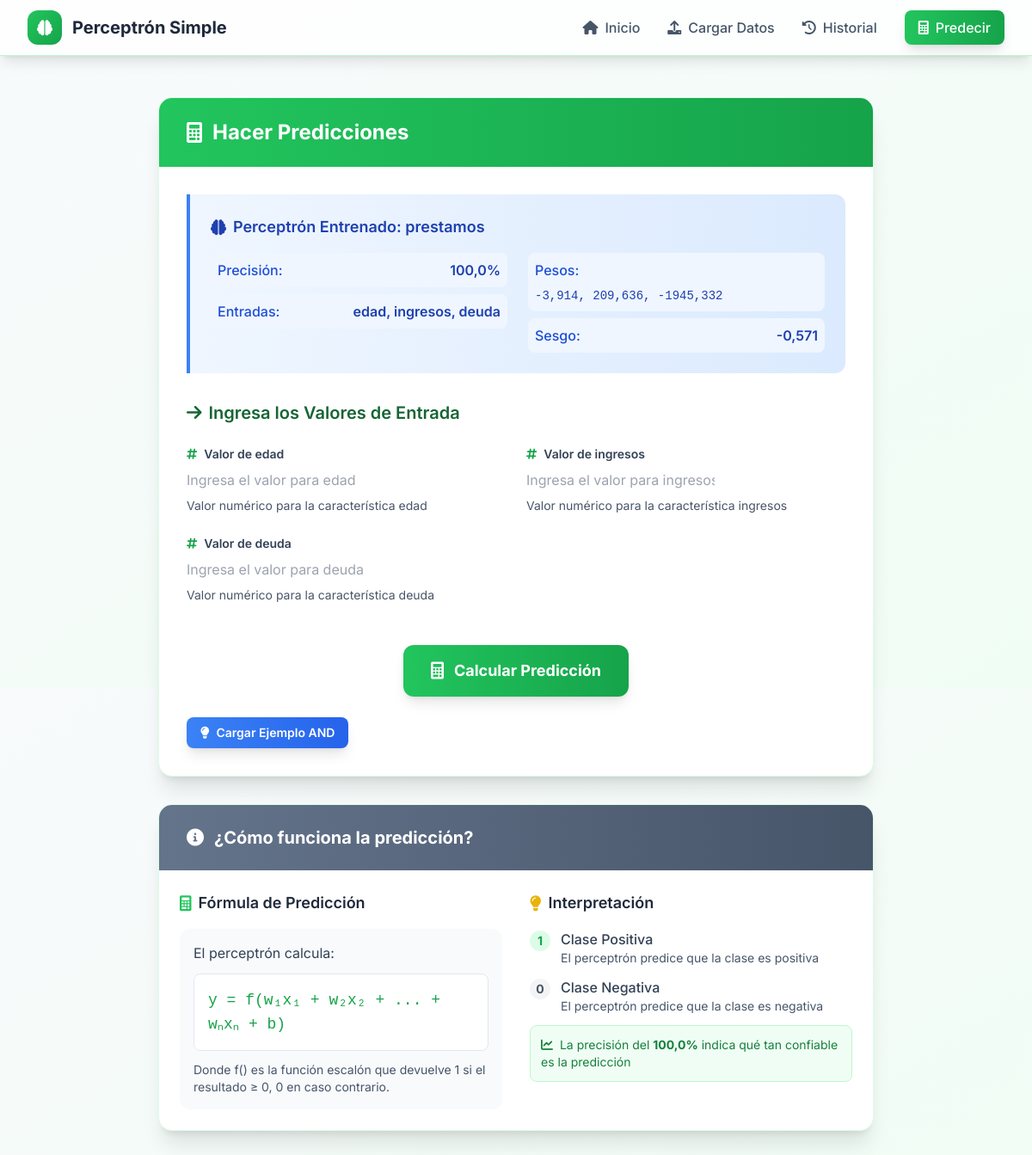
Screenshot of /hacer-prediccion/4/ with the database file from the repository.
### perceptron_app/models.py (models this page shows, shortened)
class PerceptronTraining(models.Model):
    nombre = models.CharField(max_length=100, verbose_name="Nombre del entrenamiento")
    fecha_creacion = models.DateTimeField(auto_now_add=True, verbose_name="Fecha de creación")
    tasa_aprendizaje = models.FloatField(verbose_name="Tasa de aprendizaje")
    iteraciones = models.IntegerField(verbose_name="Número de iteraciones")
    error_maximo = models.FloatField(verbose_name="Error máximo permitido", default=0.1, validators=[MaxValueValidator(0.1)])
    columnas_entrada = models.JSONField(verbose_name="Columnas de entrada")
    columnas_salida = models.JSONField(verbose_name="Columnas de salida")
    pesos_finales = models.JSONField(verbose_name="Pesos finales")
    sesgo_final = models.FloatField(verbose_name="Sesgo final")
    precision = models.FloatField(verbose_name="Precisión final")
    errores_entrenamiento = models.JSONField(verbose_name="Errores por época")
    evolucion_pesos = models.JSONField(verbose_name="Evolución de pesos")
    archivo_datos = models.FileField(upload_to='training_data/', verbose_name="Archivo de datos", null=True, blank=True)
    class Meta:
        verbose_name = "Entrenamiento de Perceptrón"
        verbose_name_plural = "Entrenamientos de Perceptrón"
        ordering = ['-fecha_creacion']

### perceptron_app/views.py (the view)
# urls.py: path('hacer-prediccion/', views.hacer_prediccion, name='hacer_prediccion'),
def hacer_prediccion(request, training_id=None):
    if training_id:
        training_record = get_object_or_404(PerceptronTraining, id=training_id)
    elif 'training_results' in request.session:
        training_results = request.session['training_results']
        training_record = get_object_or_404(PerceptronTraining, id=training_results['training_id'])
    else:
        messages.warning(request, 'Debes entrenar un perceptrón primero o seleccionar uno del historial.')
        return redirect('perceptron_app:inicio')
    if request.method == 'POST':
        form = PredictionForm(request.POST, input_columns=training_record.columnas_entrada)
        if form.is_valid():
            try:
                valores_entrada = []
                for col in training_record.columnas_entrada:
                    valores_entrada.append(form.cleaned_data[col])
                perceptron = PerceptronSimple()
                perceptron.pesos = np.array(training_record.pesos_finales)
                perceptron.sesgo = training_record.sesgo_final
                prediccion = perceptron.predecir(np.array([valores_entrada], dtype=float))[0]
                Prediction.objects.create(
                    entrenamiento=training_record,
                    valores_entrada=valores_entrada,
                    salida_predicha=prediccion
                )
                messages.success(request, f'Predicción realizada: {prediccion}')
                datos_entrada = {col: form.cleaned_data[col] for col in training_record.columnas_entrada}
                context = {
                    'form': form,
                    'training_record': training_record,
                    'previous_predictions': Prediction.objects.filter(entrenamiento=training_record).order_by('-fecha_prediccion')[:10],
                    'prediction': prediccion,
                    'input_data': datos_entrada
                }
                return render(request, 'perceptron_app/make_prediction.html', context)
            except Exception as e:
                messages.error(request, f'Error al hacer la predicción: {str(e)}')
    else:
        form = PredictionForm(input_columns=training_record.columnas_entrada)
    previous_predictions = Prediction.objects.filter(entrenamiento=training_record).order_by('-fecha_prediccion')[:10]
    context = {
        'form': form,
        'training_record': training_record,
        'previous_predictions': previous_predictions
    }
    return render(request, 'perceptron_app/make_prediction.html', context)

### perceptron_app/forms.py (shortened to what this page needs)
class PredictionForm(forms.Form):
    def __init__(self, *args, **kwargs):
        input_columns = kwargs.pop('input_columns', [])
        super().__init__(*args, **kwargs)
        for col in input_columns:
            self.fields[col] = forms.FloatField(
                label=f'Valor de {col}',
                widget=forms.NumberInput(attrs={
                    'class': 'form-control',
                    'step': 'any',
                    'placeholder': f'Ingresa el valor para {col}'
                }),
                help_text=f'Valor numérico para la característica {col}'
            )

### templates/perceptron_app/make_prediction.html (shortened to what this page needs)
{% extends 'base.html' %}
{% load static %}
{% block content %}
<div class="max-w-4xl mx-auto px-4 sm:px-6 lg:px-8 py-12">
    <div class="bg-white dark:bg-accent-800 rounded-2xl shadow-xl border border-primary-100 dark:border-accent-700 overflow-hidden animate-fadeInUp">
        <div class="bg-gradient-to-r from-green-500 to-green-600 px-8 py-6">
            <h4 class="text-2xl font-bold text-white flex items-center">
                <i class="fas fa-calculator mr-3"></i>Hacer Predicciones
            </h4>
        </div>
        <div class="p-8">
            <div class="bg-gradient-to-r from-blue-50 to-blue-100 dark:from-blue-900/20 dark:to-blue-800/20 border-l-4 border-blue-500 p-6 rounded-r-xl mb-8">
                <h6 class="text-lg font-semibold text-blue-800 dark:text-blue-200 mb-4 flex items-center">
                    <i class="fas fa-brain mr-2"></i>Perceptrón Entrenado: {{ training_record.nombre }}
                </h6>
                <div class="grid grid-cols-1 md:grid-cols-2 gap-6">
                    <div class="space-y-2">
                        <div class="flex justify-between items-center p-2 bg-blue-50 dark:bg-blue-900/30 rounded-lg">
                            <span class="text-blue-700 dark:text-blue-300 font-medium">Precisión:</span>
                            <span class="text-blue-800 dark:text-blue-200 font-semibold">{{ training_record.precision|floatformat:1 }}%</span>
                        </div>
                        <div class="flex justify-between items-center p-2 bg-blue-50 dark:bg-blue-900/30 rounded-lg">
                            <span class="text-blue-700 dark:text-blue-300 font-medium">Entradas:</span>
                            <span class="text-blue-800 dark:text-blue-200 font-semibold">{{ training_record.columnas_entrada|join:", " }}</span>
                        </div>
                    </div>
                    <div class="space-y-2">
                        <div class="p-2 bg-blue-50 dark:bg-blue-900/30 rounded-lg">
                            <span class="text-blue-700 dark:text-blue-300 font-medium block mb-1">Pesos:</span>
                            <span class="text-blue-800 dark:text-blue-200 font-mono text-sm">
                                {% for weight in training_record.pesos_finales %}
                                    {{ weight|floatformat:3 }}{% if not forloop.last %}, {% endif %}
                                {% endfor %}
                            </span>
                        </div>
                        <div class="flex justify-between items-center p-2 bg-blue-50 dark:bg-blue-900/30 rounded-lg">
                            <span class="text-blue-700 dark:text-blue-300 font-medium">Sesgo:</span>
                            <span class="text-blue-800 dark:text-blue-200 font-semibold">{{ training_record.sesgo_final|floatformat:3 }}</span>
                        </div>
                    </div>
                </div>
            </div>
            <form method="post" id="predictionForm" class="space-y-6">
                <h5 class="text-xl font-semibold text-primary-800 dark:text-primary-200 mb-6 flex items-center">
                    <i class="fas fa-arrow-right mr-2"></i>Ingresa los Valores de Entrada
                </h5>
                <div class="grid grid-cols-1 md:grid-cols-2 gap-6">
                    {% for field in form %}
                        <div class="space-y-2">
                            <label for="{{ field.id_for_label }}" class="block text-sm font-semibold text-accent-700 dark:text-accent-300">
                                <i class="fas fa-hashtag mr-2 text-primary-600"></i>{{ field.label }}
                            </label>
                            {{ field }}
                            {% if field.help_text %}
                                <p class="text-sm text-accent-600 dark:text-accent-400">{{ field.help_text }}</p>
                            {% endif %}
                        </div>
                    {% endfor %}
                </div>
                <div class="text-center pt-6">
                    <button type="submit" class="bg-gradient-to-r from-green-500 to-green-600 text-white px-8 py-4 rounded-xl font-bold text-lg hover:from-green-600 hover:to-green-700 transition-all duration-200 flex items-center space-x-3 mx-auto shadow-lg hover:shadow-xl transform hover:scale-105">
                        <i class="fas fa-calculator text-xl"></i>
                        <span>Calcular Predicción</span>
                    </button>
                </div>
            </form>
            </div>
        </div>
        <div class="mt-8">
            <div class="bg-white dark:bg-accent-800 rounded-2xl shadow-xl border border-primary-100 dark:border-accent-700 overflow-hidden animate-fadeInUp" style="animation-delay: 0.4s;">
                <div class="bg-gradient-to-r from-accent-500 to-accent-600 px-8 py-6">
                    <h5 class="text-xl font-bold text-white flex items-center">
                        <i class="fas fa-info-circle mr-3"></i>¿Cómo funciona la predicción?
                    </h5>
                </div>
                <div class="p-6">
                    <div class="grid grid-cols-1 md:grid-cols-2 gap-8">
                        <div class="space-y-4">
                            <h6 class="text-lg font-semibold text-accent-800 dark:text-accent-200 flex items-center">
                                <i class="fas fa-calculator mr-2 text-primary-500"></i>Fórmula de Predicción
                            </h6>
                            <div class="bg-accent-50 dark:bg-accent-700/50 rounded-xl p-4">
                                <p class="text-accent-700 dark:text-accent-300 mb-3">
                                    El perceptrón calcula:
                                </p>
                                <div class="bg-white dark:bg-accent-800 rounded-lg p-4 border border-accent-200 dark:border-accent-600">
                                    <code class="text-primary-600 dark:text-primary-400 font-mono text-lg">
                                        y = f(w₁x₁ + w₂x₂ + ... + wₙxₙ + b)
                                    </code>
                                </div>
                                <p class="text-accent-600 dark:text-accent-400 text-sm mt-3">
                                    Donde f() es la función escalón que devuelve 1 si el resultado ≥ 0, 0 en caso contrario.
                                </p>
                            </div>
                        </div>
                        <div class="space-y-4">
                            <h6 class="text-lg font-semibold text-accent-800 dark:text-accent-200 flex items-center">
                                <i class="fas fa-lightbulb mr-2 text-yellow-500"></i>Interpretación
                            </h6>
                            <div class="space-y-3">
                                <div class="flex items-start space-x-3">
                                    <div class="w-6 h-6 bg-green-100 dark:bg-green-900/30 rounded-full flex items-center justify-center flex-shrink-0 mt-0.5">
                                        <span class="text-green-600 dark:text-green-400 font-bold text-sm">1</span>
                                    </div>
                                    <div>
                                        <p class="text-accent-700 dark:text-accent-300 font-medium">Clase Positiva</p>
                                        <p class="text-accent-600 dark:text-accent-400 text-sm">El perceptrón predice que la clase es positiva</p>
                                    </div>
                                </div>
                                <div class="flex items-start space-x-3">
                                    <div class="w-6 h-6 bg-gray-100 dark:bg-gray-900/30 rounded-full flex items-center justify-center flex-shrink-0 mt-0.5">
                                        <span class="text-gray-600 dark:text-gray-400 font-bold text-sm">0</span>
                                    </div>
                                    <div>
                                        <p class="text-accent-700 dark:text-accent-300 font-medium">Clase Negativa</p>
                                        <p class="text-accent-600 dark:text-accent-400 text-sm">El perceptrón predice que la clase es negativa</p>
                                    </div>
                                </div>
                                <div class="bg-primary-50 dark:bg-primary-900/20 rounded-lg p-3 border border-primary-200 dark:border-primary-800">
                                    <p class="text-primary-700 dark:text-primary-300 text-sm">
                                        <i class="fas fa-chart-line mr-1"></i>
                                        La precisión del <strong>{{ training_record.precision|floatformat:1 }}%</strong> indica qué tan confiable es la predicción
                                    </p>
                                </div>
                            </div>
                        </div>
                    </div>
                </div>
            </div>
        </div>
    </div>
{% endblock %}

### static/css/style.css (style rules this page uses)
body { font-family: 'Inter', system-ui, -apple-system, sans-serif; }
.animate-fadeInUp { animation: fadeInUp 0.6s ease-out; }

### rows the page displays
PerceptronTraining: nombre "prestamos", precision "100,0", columnas_entrada "edad, ingresos, deuda", sesgo_final "-0,571"

### other values shown
{{ weight|floatformat:3 }} "-3,914" "209,636" "-1945,332"
{{ field.label }} "Valor de edad" "Valor de ingresos" "Valor de deuda"
{{ field.help_text }} "Valor numérico para la característica edad" "Valor numérico para la característica ingresos" "Valor numérico para la característica deuda"
